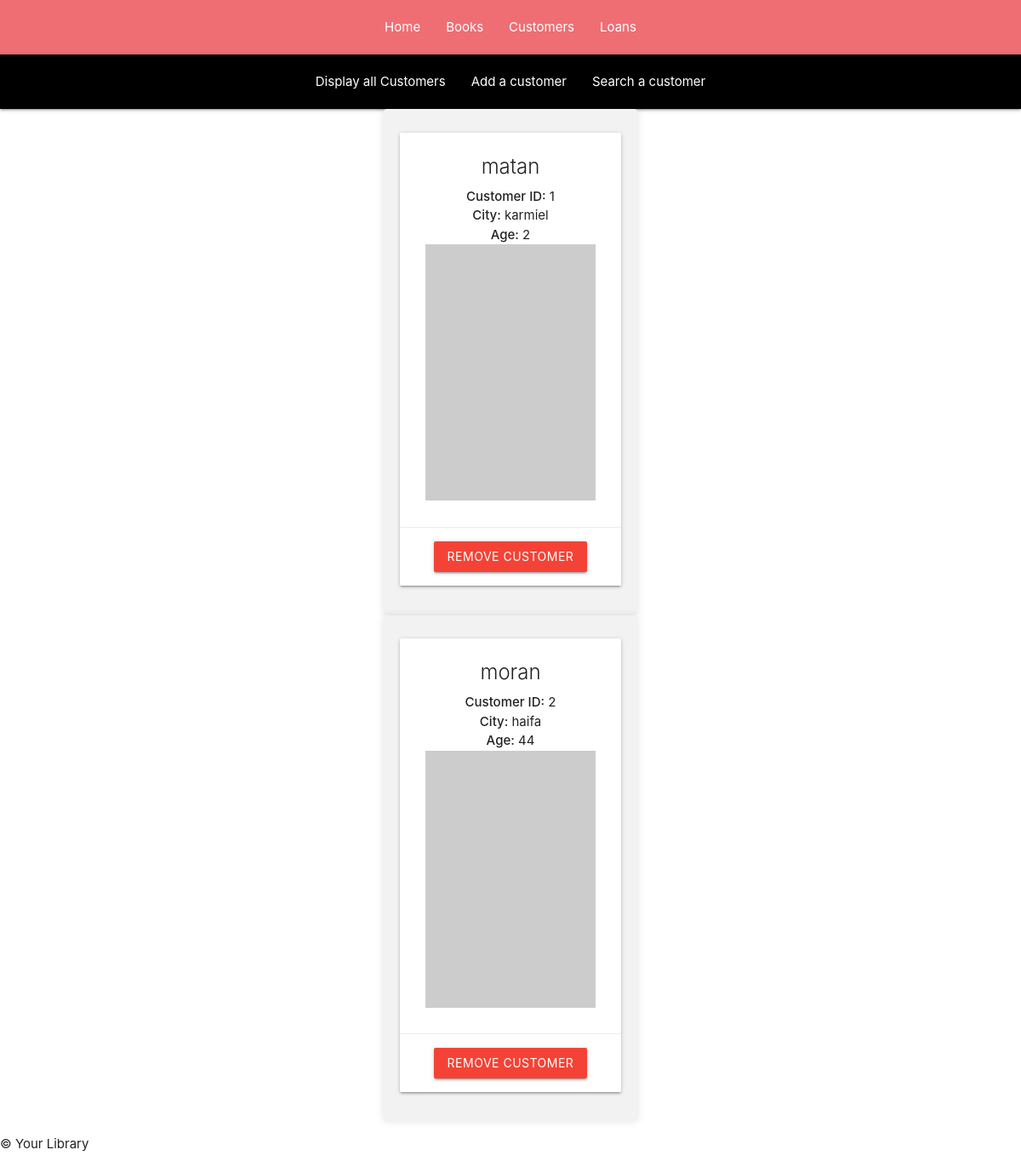
Page /customers on the committed database.
### tables this page shows
CREATE TABLE customers
                         (id INTEGER PRIMARY KEY,
                         name TEXT,
                         city TEXT,
                         age INTEGER
                         );

### app.py (the view)
@app.route('/customers', methods=['GET'])
def displayCustomers():
    all_customers = customer_instance.displayAllCustomers()
    return render_template("displaycustomers.html", customers=all_customers)

### tools/customers.py (called while the page is built)
    def displayAllCustomers(self):
        self.cur.execute('SELECT * FROM customers')
        all_customers = self.cur.fetchall()
        return all_customers

### templates/displaycustomers.html (shortened to what this page needs)
{% extends "index.html" %}
{% block content %}
<nav class="nav-wrapper" style="background-color: black;">
    <ul id="nav-mobile" class="centered-nav">
        <li><a href="/customers">Display all Customers</a></li>
        <li><a href="/customers/addcustomer">Add a customer</a></li>
        <li><a href="/customers/customerfinder">Search a customer</a></li>
    </ul>
</nav>
{% for customer in customers %}
<div class="container">
    <div class="col s2 m2">
        <div class="card">
            <div class="card-content">
                <span class="card-title">{{ customer[1] }}</span>
                <p><strong>Customer ID:</strong> {{ customer[0] }}</p>
                <p><strong>City:</strong> {{ customer[2] }}</p>
                <p><strong>Age:</strong> {{ customer[3] }}</p>
                <img src="https://picsum.photos/200/30{{customer[0]}}">
            </div>
            <div class="card-action">
                <form method="POST" action="{{ url_for('removeCustomer') }}">
                    <button type="submit" class="btn red">Remove Customer</button>
                </form>
            </div>
        </div>
    </div>
</div>
{% endfor %}
{% endblock %}

### templates/index.html (style rules this page uses)
.container { background-color: #f2f2f2; padding: 20px; border-radius: 5px; box-shadow: 0 0 10px rgba(0, 0, 0, 0.1); text-align: center; width: 90%; max-width: 600px; margin: 0 auto; }
.centered-nav { display: flex; align-items: center; justify-content: center; }
.container { background-color: #f2f2f2; padding: 20px; border-radius: 5px; box-shadow: 0 0 10px rgba(0, 0, 0, 0.1); text-align: center; width: 300px; }

### rows in the picture
customers: name "matan", id "1", city "karmiel", age "2"
customers: name "moran", id "2", city "haifa", age "44"
